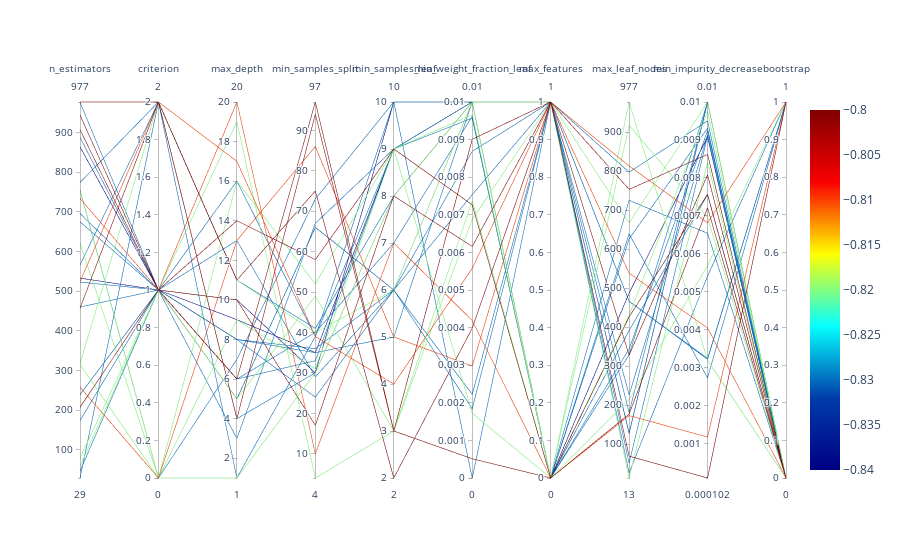

The cell this chart's notebook holds for it:
### Markdown cell above
## Parallel Coordinates Plot

### Code cell
spot_tuner.parallel_plot()

### Figure 1 — Plotly figure (JSON) as saved in the notebook; plotly's stock layout.template omitted (floating-point values rounded to 4 significant figures)
{"data": [{"dimensions": [{"label": "n_estimators", "range": [29, 977], "values": [734, 58, 977, 315, 696, 888, 258, 457, 207, 524, 174, 79, 944, 774, 523, 755, 621, 318, 907, 239, 239, 533, 566, 675, 976, 864, 754, 460, 29, 46]}, {"label": "criterion", "range": [0, 2], "values": [1, 1, 2, 0, 1, 1, 0, 2, 1, 2, 1, 1, 1, 2, 1, 0, 0, 2, 1, 1, 1, 1, 2, 1, 1, 1, 0, 1, 2, 1]}, {"label": "max_depth", "range": [1, 20], "values": [20, 5, 11, 16, 8, 3, 13, 4, 10, 17, 6, 19, 6, 11, 13, 7, 1, 11, 14, 5, 5, 9, 4, 8, 8, 10, 9, 16, 1, 6]}, {"label": "min_samples_split", "range": [4, 97], "values": [10, 49, 75, 52, 24, 67, 86, 94, 17, 39, 40, 4, 97, 41, 29, 73, 30, 40, 58, 66, 66, 35, 30, 35, 36, 30, 31, 39, 39, 33]}, {"label": "min_samples_leaf", "range": [2, 10], "values": [7, 3, 2, 9, 6, 9, 5, 3, 8, 4, 7, 3, 3, 8, 6, 10, 8, 6, 9, 6, 6, 9, 8, 5, 6, 10, 9, 9, 10, 9]}, {"label": "min_weight_fraction_leaf", "range": [0, 0.01], "values": [0.004188, 0.00737, 0.003985, 0.001722, 0.008687, 0.009573, 0.002978, 0.0005116, 0.006159, 0.005576, 0.009619, 0.006873, 0.009009, 0.01, 0.007536, 0, 0.01, 0.01, 0.007265, 0.002226, 0.001841, 0.01, 0.01, 0.01, 0.01, 0.01, 0.009663, 0.01, 0.01, 0.01]}, {"label": "max_features", "range": [0, 1], "values": [0, 0, 1, 0, 1, 0, 1, 0, 1, 1, 0, 1, 1, 0, 1, 1, 1, 0, 0, 1, 1, 0, 0, 1, 0, 1, 0, 1, 1, 0]}, {"label": "max_leaf_nodes", "range": [13, 977], "values": [173, 977, 328, 214, 797, 639, 538, 426, 69, 813, 725, 667, 753, 391, 127, 26, 13, 917, 177, 466, 466, 487, 329, 181, 626, 128, 430, 226, 51, 344]}, {"label": "min_impurity_decrease", "range": [0.0001022, 0.01], "values": [0.00118, 0.003201, 0.008081, 0.005701, 0.009503, 0.002734, 0.004054, 0.00757, 0.0001022, 0.006821, 0.006543, 0.01, 0.00862, 0.007559, 0.01, 0.005414, 0.008411, 0.00696, 0.007216, 0.003227, 0.003247, 0.009086, 0.01, 0.01, 0.00931, 0.01, 0.009754, 0.009129, 0.009104, 0.009241]}, {"label": "bootstrap", "range": [0, 1], "values": [1, 0, 0, 1, 0, 1, 0, 0, 1, 1, 0, 0, 0, 0, 0, 1, 0, 0, 0, 1, 1, 0, 0, 0, 0, 0, 0, 0, 0, 0]}], "line": {"cmax": -0.8, "cmin": -0.84, "color": [-0.81, -0.82, -0.8, -0.82, -0.83, -0.83, -0.81, -0.8, -0.8, -0.81, -0.83, -0.82, -0.8, -0.83, -0.83, -0.83, -0.82, -0.82, -0.8, -0.83, -0.83, -0.84, -0.83, -0.83, -0.83, -0.84, -0.82, -0.83, -0.83, -0.83], "colorscale": [[0, "rgb(0,0,131)"], [0.2, "rgb(0,60,170)"], [0.4, "rgb(5,255,255)"], [0.6, "rgb(255,255,0)"], [0.8, "rgb(250,0,0)"], [1, "rgb(128,0,0)"]], "showscale": true}, "type": "parcoords"}], "layout": {}}
